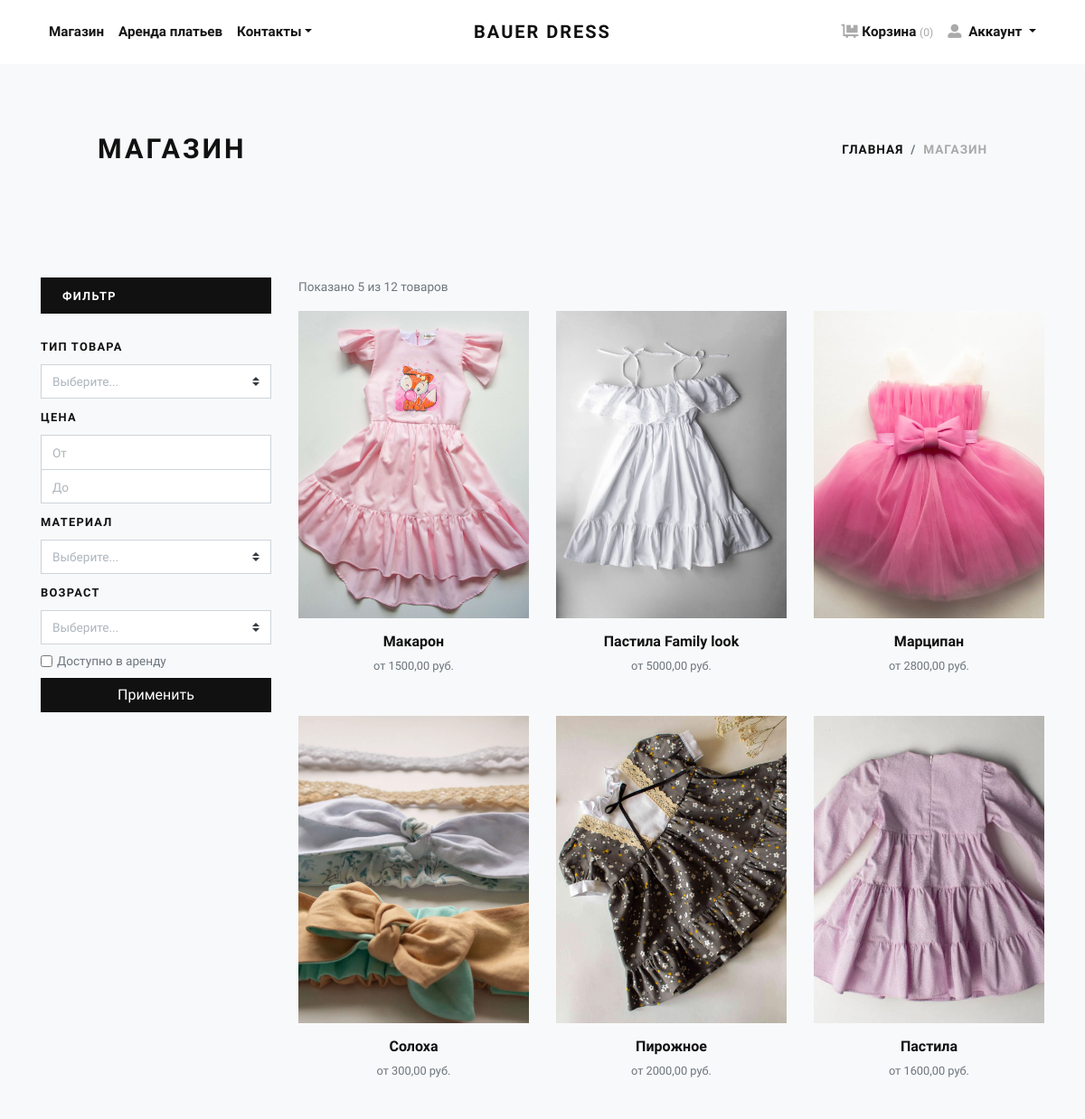
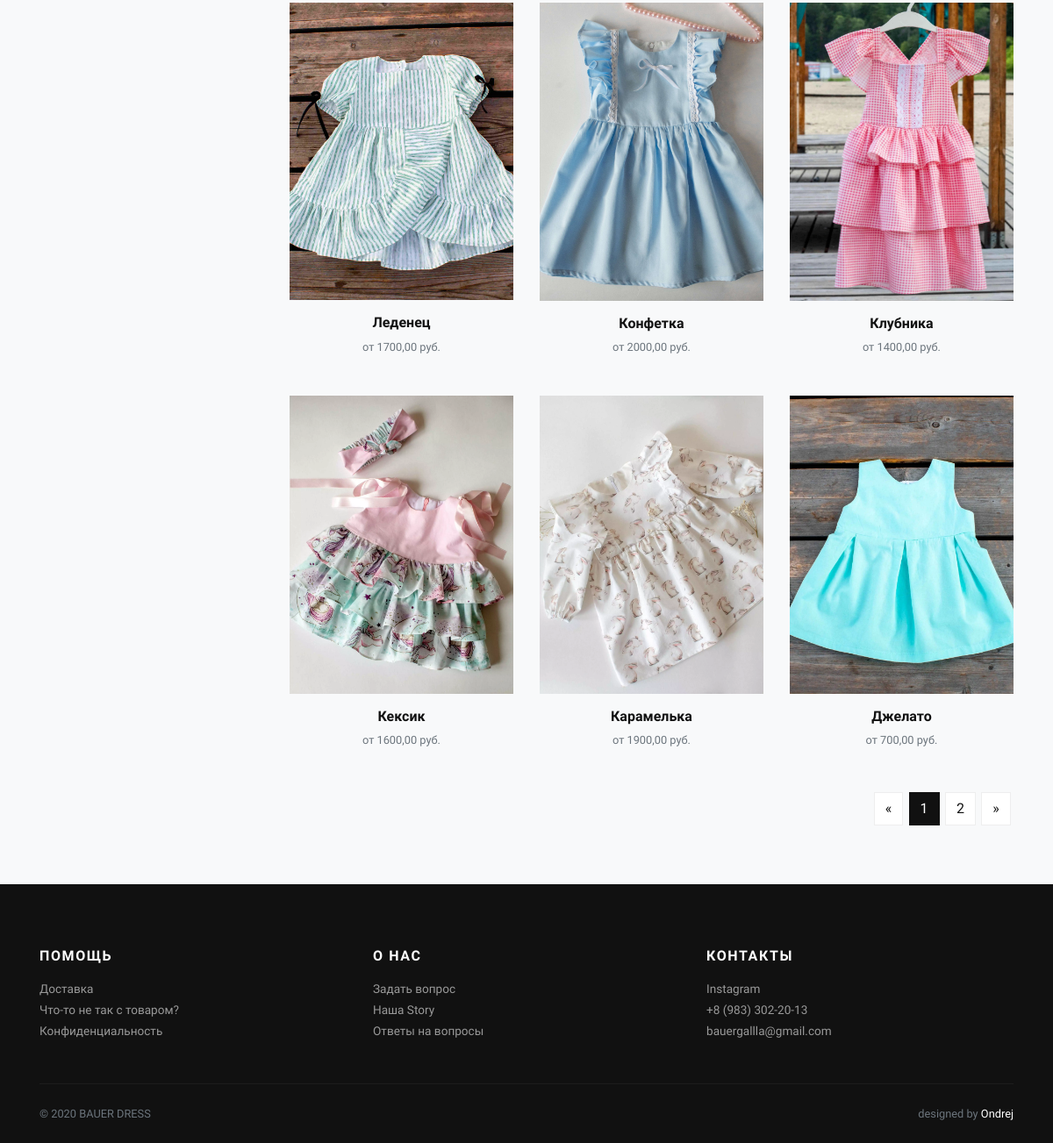
The app's page /shop/ with its own data (2 pictures, top to bottom).
### shop/models.py (models this page shows, shortened)
class Product(models.Model):
	category = models.ForeignKey(Category, related_name='products',
		on_delete=models.SET_NULL, null=True, verbose_name=u"Тип товара")
	name = models.CharField(max_length=200, db_index=True, verbose_name=u"Название")
	slug = models.SlugField(max_length=200, db_index=True, verbose_name=u"URL",
		help_text='То как этот товар будет отображен в URL.')
	description = RichTextField(default='Full description of product', blank=False, null=True, verbose_name=u"Описание",
		help_text='Добавьте полное описание товара, без характеристик.')
	material = models.ForeignKey(Material, on_delete=models.SET_NULL, null=True, verbose_name=u"Материал")
	price_from = models.DecimalField(max_digits=10, decimal_places=2, verbose_name=u"Цена от", blank=False, null=True)
	price_to = models.DecimalField(max_digits=10, decimal_places=2, verbose_name=u"Цена до", blank=False, null=True)
	stock = models.PositiveIntegerField(default=1, verbose_name=u"В наличии (кол-во)")
	can_spend = models.BooleanField(default=False, verbose_name=u"Вычитать со склада")
	created = models.DateTimeField(auto_now_add=True, verbose_name=u"Создан")
	updated = models.DateTimeField(auto_now=True, verbose_name=u"Обновлен")
	tag = models.ForeignKey(Tag, on_delete=models.SET_NULL, null=True, verbose_name='Возраст')
	rent = models.BooleanField("Доступно в аренду (если да, заполни ниже)", default=False)
	pay_method = models.CharField("Если аренда, то какая оплата?", blank=True, null=True, max_length=3, help_text='Если почасовая-ч, по дням-д, неделям-нед.')
	class Meta:
		index_together = (('id','slug'),)
		verbose_name = 'товар'
		verbose_name_plural = 'товары'
	def status_new(self):
		now = timezone.now()
		if now + datetime.timedelta(days=-5) < self.created < now:
			return True
		else:
			return False
	def get_absolute_url(self):
		return reverse('shop:details', args=[self.category.slug, self.id, self.slug])

class Gallery(models.Model):
    image = models.ImageField(upload_to='gallery', verbose_name='Фото')
    alt = models.CharField('Описание картинки', max_length=30, blank=False, null=True)
    product = models.ForeignKey(Product, on_delete=models.CASCADE, related_name='images')
    class Meta:
    	verbose_name = 'фото товара'
    	verbose_name_plural = 'фото товаров'

### shop/views.py (the view)
# urls.py: path('shop/', views.product_list, name='index'),
@cache_page(60 * 15)
def product_list(request, category_slug=None, tag_slug=None):
	category = None
	tag = None
	categories = Category.objects.all()
	products = Product.objects.filter(stock__gt=0).order_by('-updated')
	if category_slug:
		category = get_object_or_404(Category, slug=category_slug)
		products = Product.objects.filter(stock__gt=0, category=category)
	if tag_slug:
		tag = get_object_or_404(Tag, slug=tag_slug)
		products = Product.objects.filter(stock__gt=0, tag=tag)
	f = ListFilterForm(request.GET, queryset=products)
	paginator = Paginator(f.qs, 5)
	page_number = request.GET.get('page')
	page_obj = paginator.get_page(page_number)
	return render(request, 'shop/product/list_shop.html', {
		'page_obj': page_obj,
		'filter': f,
		'category':category,
		'tag': tag,
	})

### cart/cart.py (called while the page is built)
	def __len__(self):
		return sum(item['quantity'] for item in self.cart.values())

### cart/context_processors.py (called while the page is built)
def cart(request):
    return {'cart': Cart(request)}

### information/context_processors.py (called while the page is built)
def categories(request):
    return {
       'categories': Category.objects.all(),
    }

### shop/models.py (called while the page is built)
	def __str__(self):
		return self.name

	def __str__(self):
		return self.name

	def __str__(self):
		return self.name

### wishlist/context_processors.py (called while the page is built)
def wishlist(request):
	if request.user.is_authenticated:
		try:
			wishlist = Wishlist.objects.get(user=request.user)
		except ObjectDoesNotExist:
			wishlist = Wishlist.objects.create(user=request.user)
		return {'wishlist': wishlist}
	else:
		return {'wishlist': None}

### shop/templates/shop/product/list_shop.html (shortened to what this page needs)
{% extends 'shop/product/list_base.html' %}
{% load static %}
{% load widget_tweaks %}
{% block hero %}
  <div class="col-lg-6">
    <h1 class="h2 text-uppercase mb-0">Магазин</h1>
  </div>
  <div class="col-lg-6 text-lg-right">
    <nav aria-label="breadcrumb">
      <ol class="breadcrumb justify-content-lg-end mb-0 px-0">
        <li class="breadcrumb-item"><a href="{% url 'shop:main' %}">Главная</a></li>
        <li class="breadcrumb-item active" aria-current="page">Магазин</li>
      </ol>
    </nav>
  </div>
{% endblock %}
{% block filter_form_extra %}
<div class="py-2 d-flex">
  {% render_field filter.form.rent style="margin-right: 5px;" %}
  <span class="text-small text-muted">Доступно в аренду</span>
</div>
{% endblock %}

### shop/templates/shop/product/list_base.html (shortened to what this page needs)
{% extends 'shop/base.html' %}
{% load static %}
{% load widget_tweaks %}
{% block content %}
<div class="container">
    <section class="py-5 bg-light">
      <div class="container">
        <div class="row px-4 px-lg-5 py-lg-4 align-items-center">
          {% block hero %}{% endblock %}
        </div>
      </div>
    </section>
    <section class="py-5">
      <div class="container p-0">
        <div class="row">
          <div class="col-lg-3 order-2 order-lg-1">
            <div class="py-2 px-4 bg-dark text-white mb-3">
              <strong class="small text-uppercase font-weight-bold">Фильтр</strong>
            </div>
            <form method="get">
              <div class="py-2 bg-light">
                <strong class="small text-uppercase font-weight-bold">Тип товара</strong>
              </div>
              {% render_field filter.form.category class="js-example-placeholder-multiple form-control custom-select" %}
              <div class="py-2 bg-light">
                <strong class="small text-uppercase font-weight-bold">Цена</strong>
              </div>
              {% render_field filter.form.price_to__gt class="form-control" placeholder="От" style="border-bottom: none;" %}
              {% render_field filter.form.price_from__lt class="form-control" placeholder="До" %}
              <div class="py-2 bg-light">
                <strong class="small text-uppercase font-weight-bold">Материал</strong>
              </div>
              {% render_field filter.form.material class="js-example-placeholder-multiple form-control custom-select" %}
              <div class="py-2 bg-light">
                <strong class="small text-uppercase font-weight-bold">Возраст</strong>
              </div>
              {% render_field filter.form.tag class="js-example-placeholder-multiple form-control custom-select" %}
              {% block filter_form_extra %}{% endblock %}
              <div class="col-sm-12 pl-sm-0 p-0 pt-15">
                <button class="btn btn-dark btn btn-block h-100 d-flex align-items-center justify-content-center px-0" type="submit">Применить</button>
              </div>
            </form>
          </div>
          <div class="col-lg-9 order-1 order-lg-2 mb-5 mb-lg-0">
            <div class="row mb-3 align-items-center">
              <div class="col-lg-6 mb-2 mb-lg-0">
                <p class="text-small text-muted mb-0">Показано {{ page_obj.end_index }} из {{ filter.qs|length }} товаров</p>
              </div>
            </div>
            <div class="row">
              {% for product in filter.qs %}
                <div class="col-lg-4 col-sm-6 mb-30">
                  <div class="product text-center">
                    <div class="mb-3 position-relative">
                      <a class="d-block" href="{{ product.get_absolute_url }}">
                        <img class="bg-color img-fluid w-100" src="{% if product.images.first %}{{ product.images.first.image.url }}{% else %}{% static 'shop/img/product-banners/example.jpg' %} {% endif %}" alt="{{ product.images.first.alt }}">
                      </a>
                    </div>
                    <h6> <a class="reset-anchor" href="{{ product.get_absolute_url }}">{{ product.name }}</a></h6>
                    <p class="small text-muted">от {{ product.price_from }}{% if product.rent %} руб/{% if product.pay_method %}{{ product.pay_method }}{% else %}ч{% endif %}{% else %} руб.{% endif %}</p>
                  </div>
                </div>
              {% empty %}
              <div class="col-lg-12 text-center col-sm-12 mb-30 text-muted">
                Ничего не найдено...
              </div>
              {% endfor %}
            </div>
            {% if page_obj.has_other_pages %}
              <nav aria-label="Page navigation example">
                <ul class="pagination justify-content-center justify-content-lg-end">
                  <li class="page-item">
                    <a class="page-link" href="?page=1" aria-label="Previous">
                      <span aria-hidden="true">«</span>
                    </a>
                  </li>
                  <li class="page-item active">
                    <a class="page-link" href="?page=1{{ page_obj.number }}">{{ page_obj.number }}</a>
                  </li>
                  {% if page_obj.has_next %}
                      <a class="page-link" href="?page={{ page_obj.next_page_number }}">{{ page_obj.next_page_number }}</a>
                  {% endif %}
                  <li class="page-item">
                    <a class="page-link" href="?page={{ page_obj.paginator.num_pages }}" aria-label="Next">
                      <span aria-hidden="true">»</span></a>
                  </li>
                </ul>
              </nav>
            {% endif %}
          </div>
        </div>
      </div>
    </section>
</div>
{% endblock %}

### shop/static/shop/css/style.blue.css (style rules this page uses)
.text-small { font-size: 0.85rem !important; }
strong { font-weight: 700; }
.product img { transition: all 0.3s; }
.text-uppercase { text-transform: uppercase; letter-spacing: 0.1em; }
.reset-anchor { color: inherit; transition: all 0.3s; }
.btn { font-weight: 400; border: 1px solid transparent; font-family: inherit; padding: 0.375rem 1.5rem; font-size: 1rem; line-height: 1.5; border-radius: 0; transition: color 0.15s ease-in-out, background-color 0.15s ease-in-out, border-color 0.15s ease-in-out, box-shadow 0.15s ease-in-out; }
.btn-dark { color: #fff; background-color: #111111; border-color: #111111; }
body { font-family: "Libre Franklin", sans-serif; font-size: 1rem; font-weight: 400; line-height: 1.5; color: #111111; background-color: #fff; }
a { color: #2b90d9; text-decoration: none; }
h1, h2, h3, h4, h5, h6, .h1, .h2, .h3, .h4, .h5, .h6 { margin-bottom: 0.5rem; font-family: inherit; font-weight: 900; line-height: 1.2; color: inherit; }
h1, .h1 { font-size: 2.2rem; }
h2, .h2 { font-size: 1.9rem; }
h6, .h6 { font-size: 1rem; }
small, .small { font-size: 80%; font-weight: 400; }
.page-item:first-child .page-link { border-top-left-radius: 0; border-bottom-left-radius: 0; }
.page-item:last-child .page-link { border-top-right-radius: 0; border-bottom-right-radius: 0; }
.page-item.active .page-link { color: #fff; background-color: #111111; border-color: #111111; }
.page-link { padding: 0.5rem 0.75rem; line-height: 1.25; color: #111111; background-color: none; border: 1px solid #eee; margin: 0.2rem; transition: all 0.3s; }
.bg-light { background-color: #f8f9fa !important; }
.bg-dark { background-color: #111111 !important; }
.form-control { padding: 0.375rem 0.75rem; font-size: 1rem; line-height: 1.5; color: #495057; background-color: #fff; border: 1px solid #ced4da; border-radius: 0; transition: border-color 0.15s ease-in-out, box-shadow 0.15s ease-in-out; }
.form-control::placeholder { color: #adb5bd; font-size: 0.85rem; font-weight: 400; }
select.form-control:not([size]):not([multiple]) { height: calc(2.25rem + 2px); }
.breadcrumb { background: #f8f9fa; }
.breadcrumb-item { font-size: 0.85rem; text-transform: uppercase; letter-spacing: 0.07em; font-weight: 900; color: #111111; }
.breadcrumb-item a { color: inherit; transition: all 0.3s; }
.breadcrumb-item.active { color: #aaa; }
input, textarea, select { font-size: 16px; }

### shop/static/shop/css/custom.css (style rules this page uses)
.pt-15 { padding-top: 15px; }
.mb-30 { margin-bottom: 30px; }
.custom-select { color: #adb5bd; font-size: 0.85rem; font-weight: 400; }
.bg-color { background-color: #f5f5f5; }

### records on screen
Product: images.first.image (picture), name "Макарон", price_from "1500,00", rent "руб."
Product: images.first.image (picture), name "Пастила Family look", price_from "5000,00", rent "руб."
Product: images.first.image (picture), name "Марципан", price_from "2800,00", rent "руб."
Product: images.first.image (picture), name "Солоха", price_from "300,00", rent "руб."
Product: images.first.image (picture), name "Пирожное", price_from "2000,00", rent "руб."
Product: images.first.image (picture), name "Пастила", price_from "1600,00", rent "руб."
Product: images.first.image (picture), name "Леденец", price_from "1700,00", rent "руб."
Product: images.first.image (picture), name "Конфетка", price_from "2000,00", rent "руб."
Product: images.first.image (picture), name "Клубника", price_from "1400,00", rent "руб."
Product: images.first.image (picture), name "Кексик", price_from "1600,00", rent "руб."
Product: images.first.image (picture), name "Карамелька", price_from "1900,00", rent "руб."
Product: images.first.image (picture), name "Джелато", price_from "700,00", rent "руб."

### other values on screen
{{ page_obj.end_index }} "5"
{{ filter.qs|length }} "12"
{{ page_obj.number }} "1"
{{ page_obj.next_page_number }} "2"
